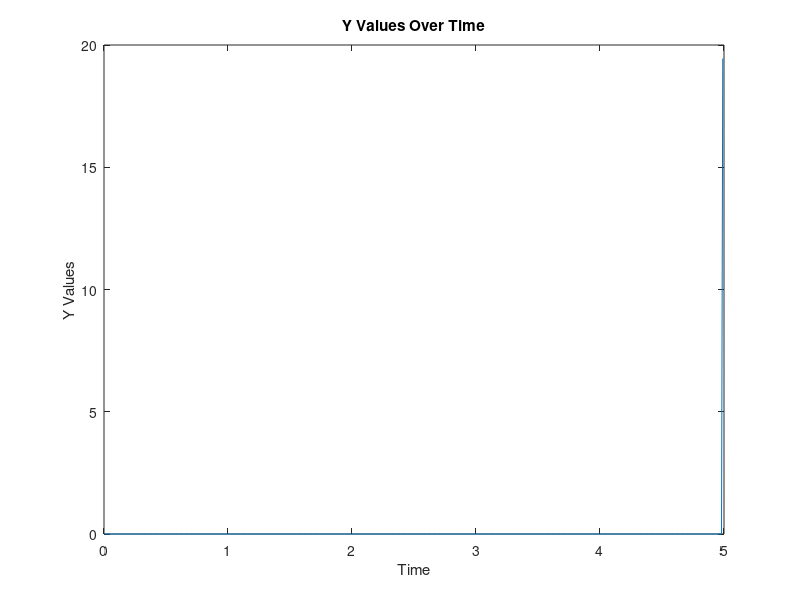

Here is the MATLAB script that generated this plot:
%create two element vector
linearParams=[3.5 1.0];
%create one element vector
nonlinearParams=5;
%create vector from 0-4.99 increasing by 0.01
timevals=0:0.01:4.99;
%create loop assigning yvals by doing vector operations for each timevals element
for ii=length(timevals) 
    yvals(ii)=linearParams(1)*timevals(ii)+linearParams(2)+cos(nonlinearParams*timevals(ii));
end 
%clear unnecessary variable
clear('ii'); 
%plot timevals(horizontal) with yvals(vertical)
plot(timevals,yvals); 
xlabel('Time');
ylabel('Y Values')
title('Y Values Over Time');


